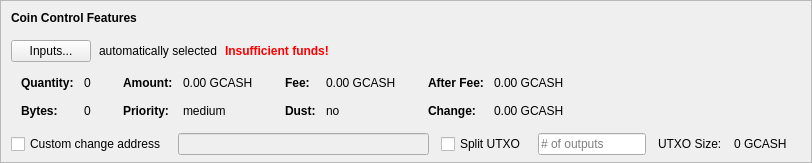
    <widget class="QFrame" name="frameCoinControl">
     <property name="sizePolicy">
      <sizepolicy hsizetype="Expanding" vsizetype="Expanding">
       <horstretch>0</horstretch>
       <verstretch>0</verstretch>
      </sizepolicy>
     </property>
     <property name="maximumSize">
      <size>
       <width>16777215</width>
       <height>16777215</height>
      </size>
     </property>
     <property name="frameShape">
      <enum>QFrame::StyledPanel</enum>
     </property>
     <property name="frameShadow">
      <enum>QFrame::Sunken</enum>
     </property>
     <layout class="QVBoxLayout" name="verticalLayoutCoinControl2">
      <property name="spacing">
       <number>0</number>
      </property>
      <property name="leftMargin">
       <number>0</number>
      </property>
      <property name="topMargin">
       <number>0</number>
      </property>
      <property name="rightMargin">
       <number>0</number>
      </property>
      <property name="bottomMargin">
       <number>6</number>
      </property>
      <item>
       <layout class="QVBoxLayout" name="verticalLayoutCoinControl" stretch="0,0,0,0,1">
        <property name="spacing">
         <number>0</number>
        </property>
        <property name="leftMargin">
         <number>10</number>
        </property>
        <property name="topMargin">
         <number>10</number>
        </property>
        <item>
         <layout class="QHBoxLayout" name="horizontalLayoutCoinControl1">
          <property name="bottomMargin">
           <number>15</number>
          </property>
          <item>
           <widget class="QLabel" name="labelCoinControlFeatures">
            <property name="sizePolicy">
             <sizepolicy hsizetype="Preferred" vsizetype="Maximum">
              <horstretch>0</horstretch>
              <verstretch>0</verstretch>
             </sizepolicy>
            </property>
            <property name="font">
             <font>
              <weight>75</weight>
              <bold>true</bold>
             </font>
            </property>
            <property name="styleSheet">
             <string notr="true">font-weight:bold;</string>
            </property>
            <property name="text">
             <string>Coin Control Features</string>
            </property>
           </widget>
          </item>
         </layout>
        </item>
        <item>
         <layout class="QHBoxLayout" name="horizontalLayoutCoinControl2" stretch="0,0,0,0">
          <property name="spacing">
           <number>8</number>
          </property>
          <property name="bottomMargin">
           <number>10</number>
          </property>
          <item>
           <widget class="QPushButton" name="pushButtonCoinControl">
            <property name="styleSheet">
             <string notr="true"/>
            </property>
            <property name="text">
             <string>Inputs...</string>
            </property>
            <property name="autoDefault">
             <bool>false</bool>
            </property>
           </widget>
          </item>
          <item>
           <widget class="QLabel" name="labelCoinControlAutomaticallySelected">
            <property name="text">
             <string>automatically selected</string>
            </property>
            <property name="margin">
             <number>5</number>
            </property>
           </widget>
          </item>
          <item>
           <widget class="QLabel" name="labelCoinControlInsuffFunds">
            <property name="font">
             <font>
              <weight>75</weight>
              <bold>true</bold>
             </font>
            </property>
            <property name="styleSheet">
             <string notr="true">color:red;font-weight:bold;</string>
            </property>
            <property name="text">
             <string>Insufficient funds!</string>
            </property>
            <property name="margin">
             <number>5</number>
            </property>
           </widget>
          </item>
          <item>
           <spacer name="horizontalSpacerCoinControl">
            <property name="orientation">
             <enum>Qt::Horizontal</enum>
            </property>
            <property name="sizeHint" stdset="0">
             <size>
              <width>40</width>
              <height>1</height>
             </size>
            </property>
           </spacer>
          </item>
         </layout>
        </item>
        <item>
         <widget class="QWidget" name="widgetCoinControl" native="true">
          <property name="sizePolicy">
           <sizepolicy hsizetype="Preferred" vsizetype="Preferred">
            <horstretch>0</horstretch>
            <verstretch>0</verstretch>
           </sizepolicy>
          </property>
          <property name="minimumSize">
           <size>
            <width>0</width>
            <height>0</height>
           </size>
          </property>
          <property name="styleSheet">
           <string notr="true"/>
          </property>
          <layout class="QHBoxLayout" name="horizontalLayoutCoinControl5">
           <property name="leftMargin">
            <number>0</number>
           </property>
           <property name="topMargin">
            <number>0</number>
           </property>
           <property name="rightMargin">
            <number>0</number>
           </property>
           <property name="bottomMargin">
            <number>0</number>
           </property>
           <item>
            <layout class="QHBoxLayout" name="horizontalLayoutCoinControl3" stretch="0,0,0,1">
             <property name="spacing">
              <number>20</number>
             </property>
             <property name="topMargin">
              <number>0</number>
             </property>
             <property name="bottomMargin">
              <number>10</number>
             </property>
             <item>
              <layout class="QFormLayout" name="formLayoutCoinControl1">
               <property name="horizontalSpacing">
                <number>10</number>
               </property>
               <property name="verticalSpacing">
                <number>14</number>
               </property>
               <property name="leftMargin">
                <number>10</number>
               </property>
               <property name="topMargin">
                <number>4</number>
               </property>
               <property name="rightMargin">
                <number>6</number>
               </property>
               <item row="0" column="0">
                <widget class="QLabel" name="labelCoinControlQuantityText">
                 <property name="font">
                  <font>
                   <weight>75</weight>
                   <bold>true</bold>
                  </font>
                 </property>
                 <property name="text">
                  <string>Quantity:</string>
                 </property>
                 <property name="margin">
                  <number>0</number>
                 </property>
                </widget>
               </item>
               <item row="0" column="1">
                <widget class="QLabel" name="labelCoinControlQuantity">
                 <property name="cursor">
                  <cursorShape>IBeamCursor</cursorShape>
                 </property>
                 <property name="contextMenuPolicy">
                  <enum>Qt::ActionsContextMenu</enum>
                 </property>
                 <property name="text">
                  <string notr="true">0</string>
                 </property>
                 <property name="margin">
                  <number>0</number>
                 </property>
                 <property name="textInteractionFlags">
                  <set>Qt::LinksAccessibleByMouse|Qt::TextSelectableByKeyboard|Qt::TextSelectableByMouse</set>
                 </property>
                </widget>
               </item>
               <item row="1" column="0">
                <widget class="QLabel" name="labelCoinControlBytesText">
                 <property name="font">
                  <font>
                   <weight>75</weight>
                   <bold>true</bold>
                  </font>
                 </property>
                 <property name="text">
                  <string>Bytes:</string>
                 </property>
                </widget>
               </item>
               <item row="1" column="1">
                <widget class="QLabel" name="labelCoinControlBytes">
                 <property name="cursor">
                  <cursorShape>IBeamCursor</cursorShape>
                 </property>
                 <property name="contextMenuPolicy">
                  <enum>Qt::ActionsContextMenu</enum>
                 </property>
                 <property name="text">
                  <string notr="true">0</string>
                 </property>
                 <property name="textInteractionFlags">
                  <set>Qt::LinksAccessibleByMouse|Qt::TextSelectableByKeyboard|Qt::TextSelectableByMouse</set>
                 </property>
                </widget>
               </item>
              </layout>
             </item>
             <item>
              <layout class="QFormLayout" name="formLayoutCoinControl2">
               <property name="horizontalSpacing">
                <number>10</number>
               </property>
               <property name="verticalSpacing">
                <number>14</number>
               </property>
               <property name="leftMargin">
                <number>6</number>
               </property>
               <property name="topMargin">
                <number>4</number>
               </property>
               <property name="rightMargin">
                <number>6</number>
               </property>
               <item row="0" column="0">
                <widget class="QLabel" name="labelCoinControlAmountText">
                 <property name="font">
                  <font>
                   <weight>75</weight>
                   <bold>true</bold>
                  </font>
                 </property>
                 <property name="text">
                  <string>Amount:</string>
                 </property>
                 <property name="margin">
                  <number>0</number>
                 </property>
                </widget>
               </item>
               <item row="0" column="1">
                <widget class="QLabel" name="labelCoinControlAmount">
                 <property name="cursor">
                  <cursorShape>IBeamCursor</cursorShape>
                 </property>
                 <property name="contextMenuPolicy">
                  <enum>Qt::ActionsContextMenu</enum>
                 </property>
                 <property name="text">
                  <string notr="true">0.00 GCASH</string>
                 </property>
                 <property name="textInteractionFlags">
                  <set>Qt::LinksAccessibleByMouse|Qt::TextSelectableByKeyboard|Qt::TextSelectableByMouse</set>
                 </property>
                </widget>
               </item>
               <item row="1" column="0">
                <widget class="QLabel" name="labelCoinControlPriorityText">
                 <property name="font">
                  <font>
                   <weight>75</weight>
                   <bold>true</bold>
                  </font>
                 </property>
                 <property name="text">
                  <string>Priority:</string>
                 </property>
                </widget>
               </item>
               <item row="1" column="1">
                <widget class="QLabel" name="labelCoinControlPriority">
                 <property name="cursor">
                  <cursorShape>IBeamCursor</cursorShape>
                 </property>
                 <property name="contextMenuPolicy">
                  <enum>Qt::ActionsContextMenu</enum>
                 </property>
                 <property name="text">
                  <string>medium</string>
                 </property>
                 <property name="textInteractionFlags">
                  <set>Qt::LinksAccessibleByMouse|Qt::TextSelectableByKeyboard|Qt::TextSelectableByMouse</set>
                 </property>
                </widget>
               </item>
              </layout>
             </item>
             <item>
              <layout class="QFormLayout" name="formLayoutCoinControl3">
               <property name="horizontalSpacing">
                <number>10</number>
               </property>
               <property name="verticalSpacing">
                <number>14</number>
               </property>
               <property name="leftMargin">
                <number>6</number>
               </property>
               <property name="topMargin">
                <number>4</number>
               </property>
               <property name="rightMargin">
                <number>6</number>
               </property>
               <item row="0" column="0">
                <widget class="QLabel" name="labelCoinControlFeeText">
                 <property name="font">
                  <font>
                   <weight>75</weight>
                   <bold>true</bold>
                  </font>
                 </property>
                 <property name="text">
                  <string>Fee:</string>
                 </property>
                 <property name="margin">
                  <number>0</number>
                 </property>
                </widget>
               </item>
               <item row="0" column="1">
                <widget class="QLabel" name="labelCoinControlFee">
                 <property name="cursor">
                  <cursorShape>IBeamCursor</cursorShape>
                 </property>
                 <property name="contextMenuPolicy">
                  <enum>Qt::ActionsContextMenu</enum>
                 </property>
                 <property name="text">
                  <string notr="true">0.00 GCASH</string>
                 </property>
                 <property name="textInteractionFlags">
                  <set>Qt::LinksAccessibleByMouse|Qt::TextSelectableByKeyboard|Qt::TextSelectableByMouse</set>
                 </property>
                </widget>
               </item>
               <item row="1" column="0">
                <widget class="QLabel" name="labelCoinControlLowOutputText">
                 <property name="font">
                  <font>
                   <weight>75</weight>
                   <bold>true</bold>
                  </font>
                 </property>
                 <property name="text">
                  <string>Dust:</string>
                 </property>
                </widget>
               </item>
               <item row="1" column="1">
                <widget class="QLabel" name="labelCoinControlLowOutput">
                 <property name="cursor">
                  <cursorShape>IBeamCursor</cursorShape>
                 </property>
                 <property name="contextMenuPolicy">
                  <enum>Qt::ActionsContextMenu</enum>
                 </property>
                 <property name="text">
                  <string>no</string>
                 </property>
                 <property name="textInteractionFlags">
                  <set>Qt::LinksAccessibleByMouse|Qt::TextSelectableByKeyboard|Qt::TextSelectableByMouse</set>
                 </property>
                </widget>
               </item>
              </layout>
             </item>
             <item>
              <layout class="QFormLayout" name="formLayoutCoinControl4">
               <property name="horizontalSpacing">
                <number>10</number>
               </property>
               <property name="verticalSpacing">
                <number>14</number>
               </property>
               <property name="leftMargin">
                <number>6</number>
               </property>
               <property name="topMargin">
                <number>4</number>
               </property>
               <property name="rightMargin">
                <number>6</number>
               </property>
               <item row="0" column="0">
                <widget class="QLabel" name="labelCoinControlAfterFeeText">
                 <property name="font">
                  <font>
                   <weight>75</weight>
                   <bold>true</bold>
                  </font>
                 </property>
                 <property name="text">
                  <string>After Fee:</string>
                 </property>
                 <property name="margin">
                  <number>0</number>
                 </property>
                </widget>
               </item>
               <item row="0" column="1">
                <widget class="QLabel" name="labelCoinControlAfterFee">
                 <property name="cursor">
                  <cursorShape>IBeamCursor</cursorShape>
                 </property>
                 <property name="contextMenuPolicy">
                  <enum>Qt::ActionsContextMenu</enum>
                 </property>
                 <property name="text">
                  <string notr="true">0.00 GCASH</string>
                 </property>
                 <property name="textInteractionFlags">
                  <set>Qt::LinksAccessibleByMouse|Qt::TextSelectableByKeyboard|Qt::TextSelectableByMouse</set>
                 </property>
                </widget>
               </item>
               <item row="1" column="0">
                <widget class="QLabel" name="labelCoinControlChangeText">
                 <property name="font">
                  <font>
                   <weight>75</weight>
                   <bold>true</bold>
                  </font>
                 </property>
                 <property name="text">
                  <string>Change:</string>
                 </property>
                </widget>
               </item>
               <item row="1" column="1">
                <widget class="QLabel" name="labelCoinControlChange">
                 <property name="cursor">
                  <cursorShape>IBeamCursor</cursorShape>
                 </property>
                 <property name="contextMenuPolicy">
                  <enum>Qt::ActionsContextMenu</enum>
                 </property>
                 <property name="text">
                  <string notr="true">0.00 GCASH</string>
                 </property>
                 <property name="textInteractionFlags">
                  <set>Qt::LinksAccessibleByMouse|Qt::TextSelectableByKeyboard|Qt::TextSelectableByMouse</set>
                 </property>
                </widget>
               </item>
              </layout>
             </item>
            </layout>
           </item>
          </layout>
         </widget>
        </item>
        <item>
         <layout class="QHBoxLayout" name="horizontalLayoutCoinControl4" stretch="0,0,0,0,0,0,0">
          <property name="spacing">
           <number>12</number>
          </property>
          <property name="sizeConstraint">
           <enum>QLayout::SetDefaultConstraint</enum>
          </property>
          <property name="topMargin">
           <number>5</number>
          </property>
          <property name="rightMargin">
           <number>5</number>
          </property>
          <item>
           <widget class="QCheckBox" name="checkBoxCoinControlChange">
            <property name="toolTip">
             <string>If this is activated, but the change address is empty or invalid, change will be sent to a newly generated address.</string>
            </property>
            <property name="text">
             <string>Custom change address</string>
            </property>
           </widget>
          </item>
          <item>
           <widget class="QValidatedLineEdit" name="lineEditCoinControlChange">
            <property name="enabled">
             <bool>false</bool>
            </property>
            <property name="sizePolicy">
             <sizepolicy hsizetype="Expanding" vsizetype="Fixed">
              <horstretch>0</horstretch>
              <verstretch>0</verstretch>
             </sizepolicy>
            </property>
           </widget>
          </item>
          <item>
           <widget class="QCheckBox" name="splitBlockCheckBox">
            <property name="text">
             <string>Split UTXO</string>
            </property>
           </widget>
          </item>
          <item>
           <widget class="QLineEdit" name="splitBlockLineEdit">
            <property name="sizePolicy">
             <sizepolicy hsizetype="Fixed" vsizetype="Fixed">
              <horstretch>50</horstretch>
              <verstretch>0</verstretch>
             </sizepolicy>
            </property>
            <property name="placeholderText">
             <string># of outputs</string>
            </property>
           </widget>
          </item>
          <item>
           <widget class="QLabel" name="labelBlockSizeText">
            <property name="text">
             <string>UTXO Size:</string>
            </property>
           </widget>
          </item>
          <item>
           <widget class="QLabel" name="labelBlockSize">
            <property name="text">
             <string>0 GCASH</string>
            </property>
           </widget>
          </item>
          <item>
           <widget class="QLabel" name="labelCoinControlChangeLabel">
            <property name="sizePolicy">
             <sizepolicy hsizetype="Preferred" vsizetype="Expanding">
              <horstretch>0</horstretch>
              <verstretch>0</verstretch>
             </sizepolicy>
            </property>
            <property name="minimumSize">
             <size>
              <width>0</width>
              <height>0</height>
             </size>
            </property>
            <property name="text">
             <string/>
            </property>
            <property name="margin">
             <number>3</number>
            </property>
           </widget>
          </item>
         </layout>
        </item>
        <item>
         <spacer name="verticalSpacerCoinControl">
          <property name="orientation">
           <enum>Qt::Vertical</enum>
          </property>
          <property name="sizeHint" stdset="0">
           <size>
            <width>800</width>
            <height>1</height>
           </size>
          </property>
         </spacer>
        </item>
       </layout>
      </item>
     </layout>
    </widget>
